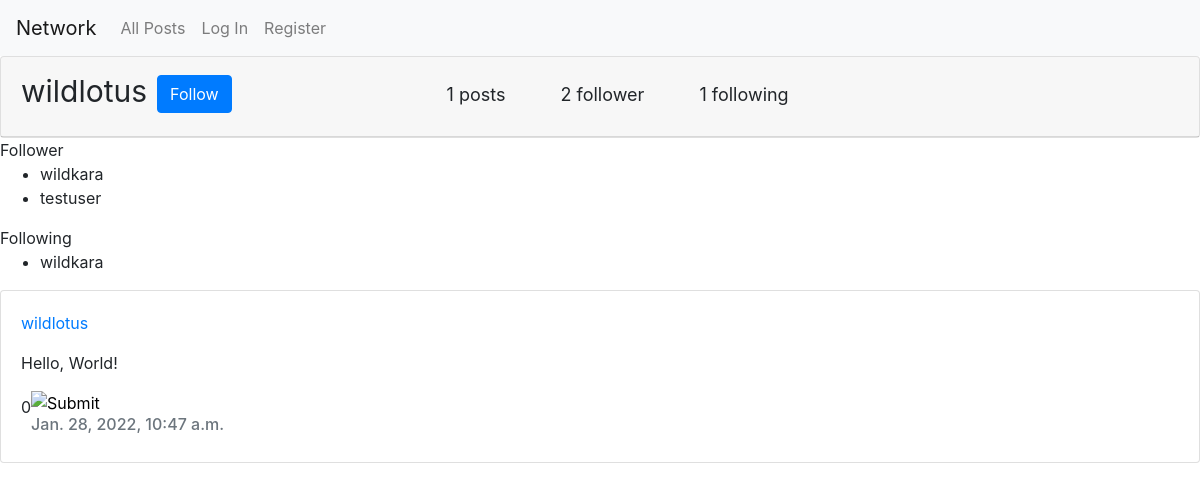
The app's page /profile/10 with its own data.
### network/models.py (models this page shows, shortened)
class User(AbstractUser):
    followers = models.ManyToManyField("self", through="UserFollowing", related_name="following" , symmetrical=False)

class Post(models.Model):
    post = models.TextField()
    author = models.ForeignKey(User, on_delete=models.CASCADE)
    likes = models.ManyToManyField(User, blank=True, related_name="likes")
    date = models.DateTimeField(auto_now_add=True)

### network/views.py (the view)
# urls.py: path('profile/<int:profile_id>', views.profile, name="profile"),
def profile(request, profile_id):
    profile = User.objects.get(pk=profile_id)
    followers = profile.followers.all()
    followings = profile.following.all()
    number_of_followers = len(followers)
    number_of_followings = len(followings)
    posts = Post.objects.filter(author=profile).order_by('-date')
    number_of_posts = len(posts)
    return render(request, "network/profile.html", {
        "profile": profile,
        "profile_followers": followers,
        "number_of_followers": number_of_followers,
        "profile_followings": followings,
        "number_of_followings": number_of_followings,
        "posts": posts,
        "number_of_posts": number_of_posts,
    })

### network/templates/network/profile.html (shortened to what this page needs)
{% extends "network/layout.html" %}
{% block body %}
    <div class="card">
        <div class="card-header" style="display: flex; height: 80px;">
            <div style="flex: 1;">
                <span style="float: left; font-size: 30px;">{{ profile.username }} </span>
                    <span style="float: left; margin-top: 6px; margin-left: 10px;">
                        <form action="{% url 'change_following' profile.id %}" method="post">
                                {% if request.user in profile.followers.all %}
                                    <button class="btn btn-danger">Unfollow</button>
                                {% else %}
                                    <button class="btn btn-primary">Follow</button>
                                {% endif %}
                        </form>
                    </span>
            </div>
            <div style="flex: 1; margin-top: 12px; margin-right: 307px; font-size: 18px;">
                <span style="margin-right: 50px;">{{ number_of_posts }} posts</span>
                <span style="margin-right: 50px">{{ number_of_followers }} follower</span>
                <span>{{ number_of_followings }} following</span>
            </div>
        </div>
    </div>
    Follower
    <ul>
        {% for follower in profile.followers.all %}
            <li>{{ follower }}</li>
        {% endfor %}
    </ul>
    Following
    <ul>
        {% for following in profile.following.all %}
            <li>{{ following }}</li>
        {% endfor %}
    </ul>
    {% for post in posts %}
        <div class="card">
            <div class="card-body">
                <p class="card-text">
                    <a href="{% url 'profile' post.author.id %}">{{ post.author }}</a>
                </p>
                <p class="card-text">{{ post.post }}</p>
                <form action="{% url 'change_like' post.id %}" method="post">
                    <input type="image" src="https://www.starozitnostitrnava.sk/wp-content/uploads/2017/05/Facebook-Like.png" style="height: 30px;">
                    <p style="float: left; margin-top: 4px">{{ post.likes.all.count }}</p>
                </form>
                <h6 class="card-subtitle mb-2 text-muted">{{ post.date }}</h6>
            </div>
        </div>
    {% endfor %}
{% endblock %}

### records on screen
User: username "wildlotus"
User: username "wildkara"
User: username "testuser"
Post: author "wildlotus", post "Hello, World!", likes.all.count "0", date "Jan. 28, 2022, 10:47 a.m."

### other values on screen
{{ number_of_posts }} "1"
{{ number_of_followers }} "2"
{{ number_of_followings }} "1"
